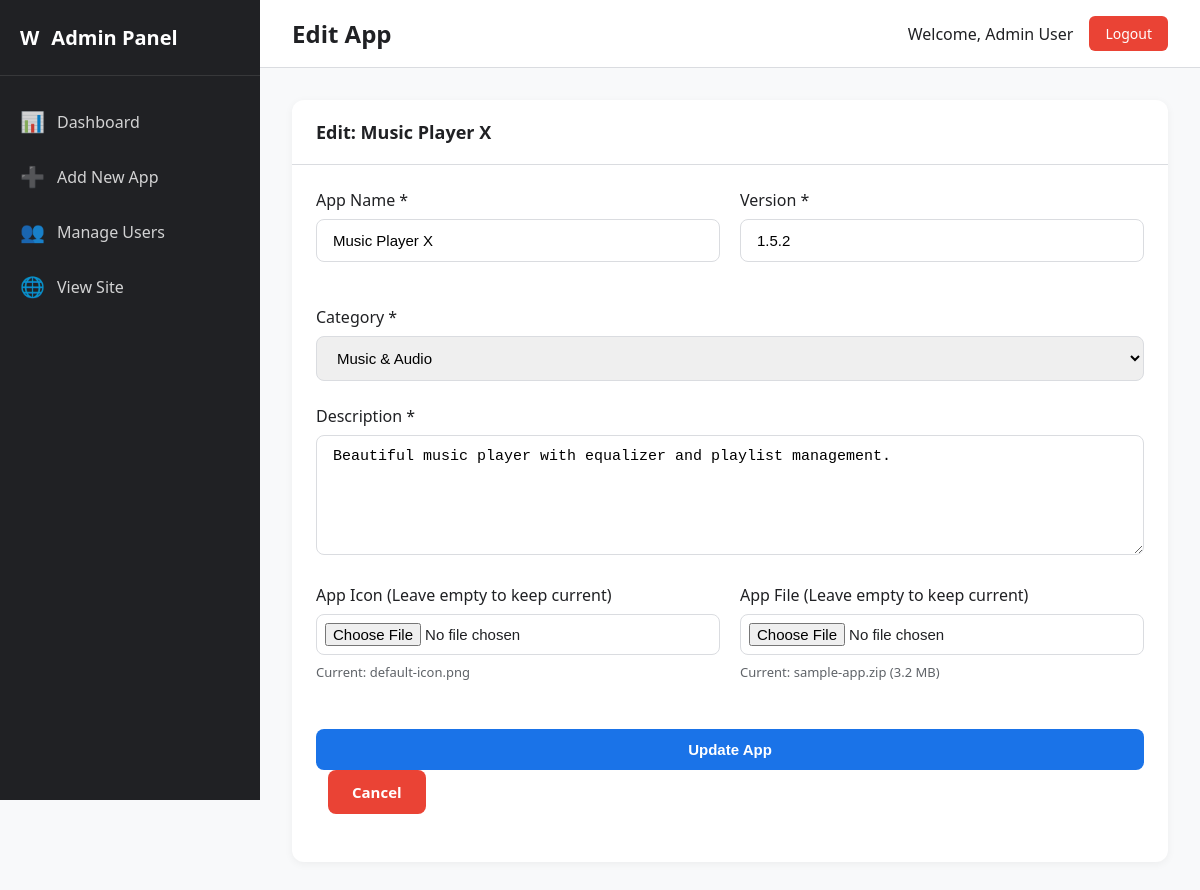
Screenshot of /admin/edit-app.php?id=3 (signed in) with the database file from the repository.
### tables this page shows
CREATE TABLE IF NOT EXISTS apps (
    id INT(11) NOT NULL AUTO_INCREMENT,
    name VARCHAR(200) NOT NULL,
    description TEXT NOT NULL,
    category INT(11) NOT NULL,
    version VARCHAR(20) NOT NULL,
    app_icon VARCHAR(255) NOT NULL,
    app_file VARCHAR(255) NOT NULL,
    size VARCHAR(50) NOT NULL,
    downloads INT(11) NOT NULL DEFAULT 0,
    created_at TIMESTAMP NOT NULL DEFAULT CURRENT_TIMESTAMP,
    updated_at TIMESTAMP NOT NULL DEFAULT CURRENT_TIMESTAMP ON UPDATE CURRENT_TIMESTAMP,
    PRIMARY KEY (id),
    FOREIGN KEY (category) REFERENCES categories(id) ON DELETE CASCADE,
    INDEX idx_category (category),
    INDEX idx_downloads (downloads),
    INDEX idx_created_at (created_at)
);

CREATE TABLE IF NOT EXISTS categories (
    id INT(11) NOT NULL AUTO_INCREMENT,
    category_name VARCHAR(100) NOT NULL UNIQUE,
    created_at TIMESTAMP NOT NULL DEFAULT CURRENT_TIMESTAMP,
    PRIMARY KEY (id),
    INDEX idx_category_name (category_name)
);

### includes/auth.php (called while the page is built, shortened)
<?php
function getAdminName() {
    return isset($_SESSION['admin_name']) ? $_SESSION['admin_name'] : 'Admin';
}
?>

### includes/functions.php (called while the page is built, shortened)
<?php
function getCategories($conn) {
    $query = "SELECT * FROM categories ORDER BY category_name ASC";
    $result = mysqli_query($conn, $query);
    $categories = array();
    if ($result) {
        while ($row = mysqli_fetch_assoc($result)) {
            $categories[] = $row;
        }
    }
    return $categories;
}
function getAppById($conn, $app_id) {
    $app_id = (int)$app_id;
    $query = "SELECT * FROM apps WHERE id = $app_id LIMIT 1";
    $result = mysqli_query($conn, $query);
    if ($result && mysqli_num_rows($result) == 1) {
        return mysqli_fetch_assoc($result);
    }
    return null;
}
?>

### admin/edit-app.php (the view, shortened to what this page needs)
<?php
require_once '../includes/db.php';
require_once '../includes/auth.php';
require_once '../includes/functions.php';
$app_id = isset($_GET['id']) ? (int)$_GET['id'] : 0;
$app = getAppById($conn, $app_id);
$categories = getCategories($conn);
?>
<!DOCTYPE html>
<html lang="en">
<head>
    <link rel="stylesheet" href="assets/admin.css">
</head>
<body>
    <div class="admin-wrapper">
        <aside class="sidebar">
            <div class="sidebar-header">
                <div class="sidebar-logo">
                    <div class="logo-icon">W</div>
                    <span>Admin Panel</span>
                </div>
            </div>
            <ul class="sidebar-menu">
                <li>
                    <a href="dashboard.php">
                        <span class="icon">📊</span>
                        <span>Dashboard</span>
                    </a>
                </li>
                <li>
                    <a href="add-app.php">
                        <span class="icon">➕</span>
                        <span>Add New App</span>
                    </a>
                </li>
                <li>
                    <a href="manage-users.php">
                        <span class="icon">👥</span>
                        <span>Manage Users</span>
                    </a>
                </li>
                <li>
                    <a href="../index.php" target="_blank">
                        <span class="icon">🌐</span>
                        <span>View Site</span>
                    </a>
                </li>
            </ul>
        </aside>
        <main class="main-content">
            <div class="topbar">
                <h1 class="topbar-title">Edit App</h1>
                <div class="topbar-user">
                    <span class="user-name">Welcome, <?php echo htmlspecialchars(getAdminName()); ?></span>
                    <a href="logout.php" class="btn-logout">Logout</a>
                </div>
            </div>
            <div class="content">
                <div class="card">
                    <div class="card-header">
                        <h2 class="card-title">Edit: <?php echo htmlspecialchars($app['name']); ?></h2>
                    </div>
                    <div class="card-body">
                        <form method="POST" action="" enctype="multipart/form-data">
                            <div class="form-row">
                                <div class="form-group">
                                    <label for="name" class="form-label">App Name *</label>
                                    <input
                                        type="text"
                                        id="name"
                                        name="name"
                                        class="form-input"
                                        placeholder="Enter app name"
                                        required
                                        value="<?php echo htmlspecialchars($app['name']); ?>"
                                    >
                                </div>
                                <div class="form-group">
                                    <label for="version" class="form-label">Version *</label>
                                    <input
                                        type="text"
                                        id="version"
                                        name="version"
                                        class="form-input"
                                        placeholder="e.g., 1.0.0"
                                        required
                                        value="<?php echo htmlspecialchars($app['version']); ?>"
                                    >
                                </div>
                            </div>
                            <div class="form-group">
                                <label for="category" class="form-label">Category *</label>
                                <select id="category" name="category" class="form-input" required>
                                    <?php foreach ($categories as $cat): ?>
                                        <option value="<?php echo $cat['id']; ?>"
                                            <?php echo ($app['category'] == $cat['id']) ? 'selected' : ''; ?>>
                                            <?php echo htmlspecialchars($cat['category_name']); ?>
                                        </option>
                                    <?php endforeach; ?>
                                </select>
                            </div>
                            <div class="form-group">
                                <label for="description" class="form-label">Description *</label>
                                <textarea
                                    id="description"
                                    name="description"
                                    class="form-input"
                                    placeholder="Describe the app..."
                                    required
                                ><?php echo htmlspecialchars($app['description']); ?></textarea>
                            </div>
                            <div class="form-row">
                                <div class="form-group">
                                    <label for="app_icon" class="form-label">App Icon (Leave empty to keep current)</label>
                                    <input
                                        type="file"
                                        id="app_icon"
                                        name="app_icon"
                                        class="form-input file-input"
                                        accept="image/jpeg,image/jpg,image/png,image/gif"
                                    >
                                    <p class="text-muted" style="margin-top: 8px; font-size: 13px;">
                                        Current: <?php echo htmlspecialchars($app['app_icon']); ?>
                                    </p>
                                </div>
                                <div class="form-group">
                                    <label for="app_file" class="form-label">App File (Leave empty to keep current)</label>
                                    <input
                                        type="file"
                                        id="app_file"
                                        name="app_file"
                                        class="form-input file-input"
                                        accept=".zip,.rar,.apk,.exe,.dmg"
                                    >
                                    <p class="text-muted" style="margin-top: 8px; font-size: 13px;">
                                        Current: <?php echo htmlspecialchars($app['app_file']); ?> (<?php echo htmlspecialchars($app['size']); ?>)
                                    </p>
                                </div>
                            </div>
                            <div class="form-group" style="margin-top: 24px;">
                                <button type="submit" class="btn btn-primary">Update App</button>
                                <a href="dashboard.php" class="btn btn-danger" style="margin-left: 12px;">Cancel</a>
                            </div>
                        </form>
                    </div>
                </div>
            </div>
        </main>
    </div>
</body>
</html>

### admin/assets/admin.css (style rules this page uses)
* { margin: 0; padding: 0; box-sizing: border-box; }
:root { --primary: #1a73e8; --primary-dark: #1557b0; --success: #34a853; --danger: #ea4335; --warning: #fbbc04; --dark: #202124; --gray: #5f6368; --light-gray: #dadce0; --bg-light: #f8f9fa; --white: #ffffff; --sidebar-width: 260px; }
body { font-family: 'Segoe UI', Tahoma, Geneva, Verdana, sans-serif; background-color: var(--bg-light); color: var(--dark); }
.form-group { margin-bottom: 24px; }
.form-label { display: block; margin-bottom: 8px; font-weight: 500; color: var(--dark); }
.form-input { width: 100%; padding: 12px 16px; border: 1px solid var(--light-gray); border-radius: 8px; font-size: 15px; transition: all 0.3s; }
.btn { padding: 12px 24px; border: none; border-radius: 8px; font-size: 15px; font-weight: 600; cursor: pointer; transition: all 0.3s; text-align: center; display: inline-block; text-decoration: none; }
.btn-primary { background-color: var(--primary); color: white; width: 100%; }
.btn-danger { background-color: var(--danger); color: white; }
.admin-wrapper { display: flex; min-height: 100vh; }
.sidebar { width: var(--sidebar-width); background-color: var(--dark); color: white; position: fixed; height: 100vh; overflow-y: auto; }
.sidebar-header { padding: 24px 20px; border-bottom: 1px solid rgba(255,255,255,0.1); }
.sidebar-logo { font-size: 20px; font-weight: 700; color: white; display: flex; align-items: center; gap: 12px; }
.sidebar-menu { list-style: none; padding: 20px 0; }
.sidebar-menu li { margin-bottom: 4px; }
.sidebar-menu a { display: flex; align-items: center; gap: 12px; padding: 12px 20px; color: rgba(255,255,255,0.8); text-decoration: none; transition: all 0.3s; }
.sidebar-menu .icon { font-size: 20px; }
.main-content { flex: 1; margin-left: var(--sidebar-width); background-color: var(--bg-light); }
.topbar { background-color: var(--white); padding: 16px 32px; border-bottom: 1px solid var(--light-gray); display: flex; align-items: center; justify-content: space-between; }
.topbar-title { font-size: 24px; font-weight: 600; }
.topbar-user { display: flex; align-items: center; gap: 16px; }
.user-name { font-weight: 500; }
.btn-logout { padding: 8px 16px; background-color: var(--danger); color: white; border: none; border-radius: 6px; cursor: pointer; font-size: 14px; text-decoration: none; display: inline-block; }
.content { padding: 32px; }
.card { background-color: var(--white); border-radius: 12px; box-shadow: 0 2px 8px rgba(0,0,0,0.05); margin-bottom: 24px; }
.card-header { padding: 20px 24px; border-bottom: 1px solid var(--light-gray); display: flex; align-items: center; justify-content: space-between; }
.card-title { font-size: 18px; font-weight: 600; }
.card-body { padding: 24px; }
.form-row { display: grid; grid-template-columns: repeat(auto-fit, minmax(250px, 1fr)); gap: 20px; margin-bottom: 20px; }
textarea.form-input { min-height: 120px; resize: vertical; }
.file-input { padding: 8px; }
.text-muted { color: var(--gray); }

### rows the page displays
apps: name "Music Player X", version "1.5.2", category "Music & Audio", description "Beautiful music player with equalizer and playlist management.", app_icon "default-icon.png", app_file "sample-app.zip", size "3.2 MB"

### other values shown
getAdminName() "Admin User"
